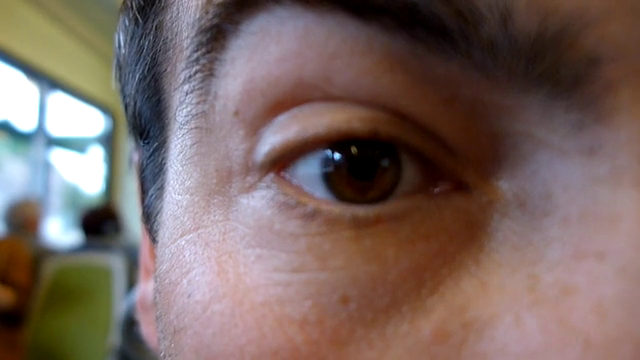
#> input picture frame 15 of OBJE TANIMA/test_images/eye_motion.mp4, 640 x 360 px, given in place of hsv.mp4, which was not available
$ python hsv_ile_nesne_saptama.py
#> lines starting #> are read from the running program, lines starting #| are printed output that depends on the picture; after the words box and inside, x2 and y2 are one past the last pixel; in counts of white or black regions, pixels touching at a corner belong together; pictures that were not available may be replaced by others from this repository, and a replacement may not be noted
import cv2
import numpy as np

def nothing(x):
    pass

cap = cv2.VideoCapture("C:\\Users\\Kader\\Desktop\\OBJE TANIMA\\test_images\\hsv.mp4")

cv2.namedWindow("Trackbar")

cv2.createTrackbar("LH","Trackbar",0,179,nothing)
#> slider 'LH' is set to 35
cv2.createTrackbar("LS","Trackbar",0,255,nothing)
#> slider 'LS' is set to 51
cv2.createTrackbar("LV","Trackbar",0,255,nothing)
#> slider 'LV' is set to 51
cv2.createTrackbar("UH","Trackbar",0,179,nothing)
#> slider 'UH' is set to 179
cv2.createTrackbar("US","Trackbar",0,255,nothing)
#> slider 'US' is set to 255
cv2.createTrackbar("UV","Trackbar",0,255,nothing)
#> slider 'UV' is set to 255


while 1:
    ret,frame=cap.read()
#> frame is the input picture: shape (360, 640, 3); mean B, G, R 97.9, 102.8, 121.2
	# hata almayı engellemek için yazarız, ret false ise hata vermeden devam eder..
    if ret is False:
        continue
    frame = cv2.resize(frame,(500,350))
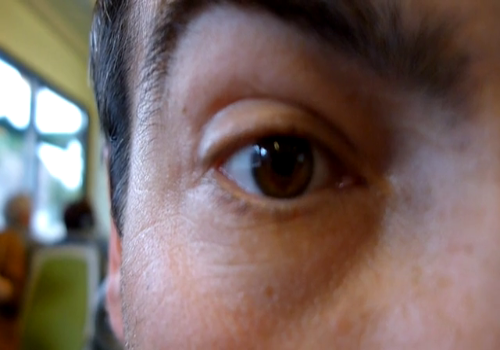
#> frame: shape (350, 500, 3); mean B, G, R 97.8, 102.7, 121
    hsv = cv2.cvtColor(frame,cv2.COLOR_BGR2HSV)
#> hsv: shape (350, 500, 3); mean H, S, V 66.5, 92.3, 126.6

    lh = cv2.getTrackbarPos("LH","Trackbar")
    ls = cv2.getTrackbarPos("LS","Trackbar")
    lv = cv2.getTrackbarPos("LV","Trackbar")
    uh = cv2.getTrackbarPos("UH","Trackbar")
    us = cv2.getTrackbarPos("US","Trackbar")
    uv = cv2.getTrackbarPos("UV","Trackbar")

    lower_blue = np.array([lh,ls,lv])
    upper_blue = np.array([uh,us,uv])

    mask = cv2.inRange(hsv,lower_blue,upper_blue)
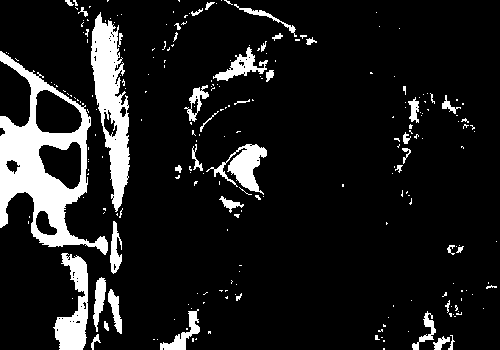
#> mask: shape (350, 500); 11.3% white; 238 white regions (195 under 20 px), largest, box (x1, y1, x2, y2) and area: (0, 51, 108, 255) 7496, (91, 12, 130, 212) 3940, (53, 253, 88, 350) 1789
    bitwise = cv2.bitwise_and(frame,frame,mask=mask)
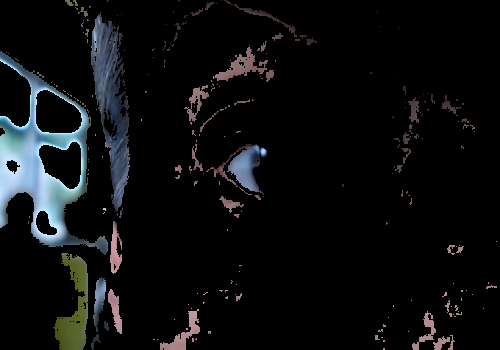
#> bitwise: shape (350, 500, 3); mean B, G, R 15, 13.9, 12.6

    cv2.imshow("frame",frame)
    cv2.imshow("mask",mask)
    cv2.imshow("bitwise",bitwise)

    if cv2.waitKey(20) & 0xFF==ord('q'):
#> (key q is pressed here)
        break

cap.release()
cv2.destroyAllWindows()

$ run again, starting later in the video
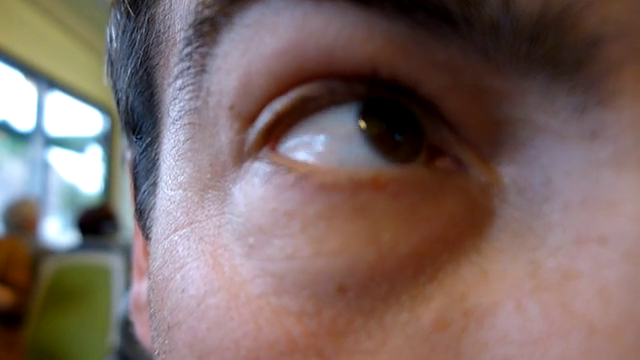
#> input picture frame 70 of OBJE TANIMA/test_images/eye_motion.mp4, 640 x 360 px, given in place of hsv.mp4, which was not available
#> frame is the input picture: shape (360, 640, 3); mean B, G, R 100.5, 104.8, 123.9
#> frame: shape (350, 500, 3)
#> hsv: shape (350, 500, 3); mean H, S, V 66.8, 90.3, 129.4
#> `mask = cv2.inRange(hsv,lower_blue,upper_blue)`:
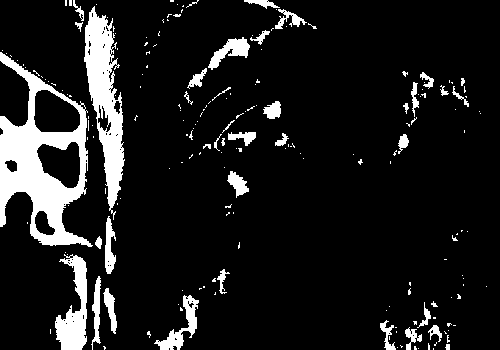
#> mask: shape (350, 500); 10.9% white; 197 white regions (157 under 20 px), largest, box (x1, y1, x2, y2) and area: (0, 52, 93, 247) 7182, (84, 6, 125, 220) 4045, (55, 254, 87, 350) 1666
#> `bitwise = cv2.bitwise_and(frame,frame,mask=mask)`:
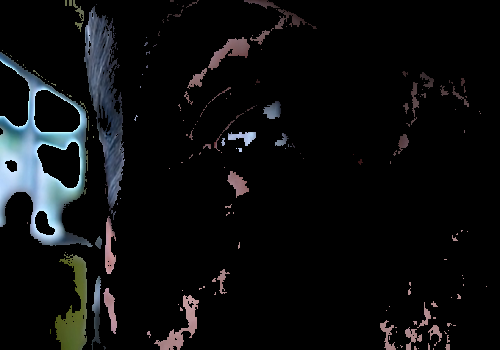
#> bitwise: shape (350, 500, 3); mean B, G, R 14.5, 13.4, 12.3

$ run again, starting later in the video
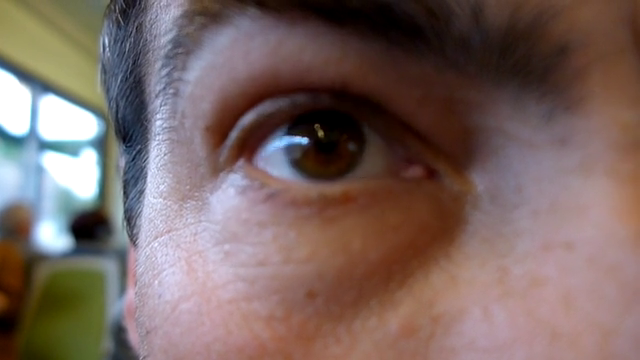
#> input picture frame 124 of OBJE TANIMA/test_images/eye_motion.mp4, 640 x 360 px, given in place of hsv.mp4, which was not available
#> frame is the input picture: shape (360, 640, 3); mean B, G, R 97.7, 102, 121.5
#> frame: shape (350, 500, 3)
#> hsv: shape (350, 500, 3); mean H, S, V 64.2, 94, 126.9
#> `mask = cv2.inRange(hsv,lower_blue,upper_blue)`:
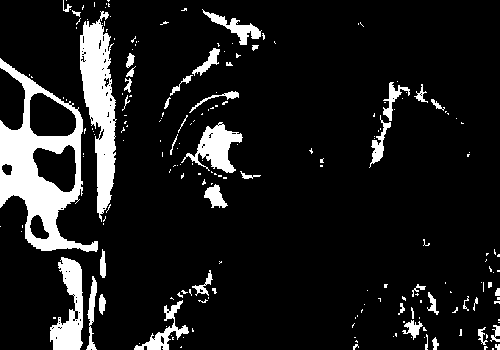
#> mask: shape (350, 500); 11.2% white; 206 white regions (162 under 20 px), largest, box (x1, y1, x2, y2) and area: (0, 58, 98, 252) 6720, (80, 11, 117, 222) 4132, (50, 257, 83, 350) 1736
#> `bitwise = cv2.bitwise_and(frame,frame,mask=mask)`:
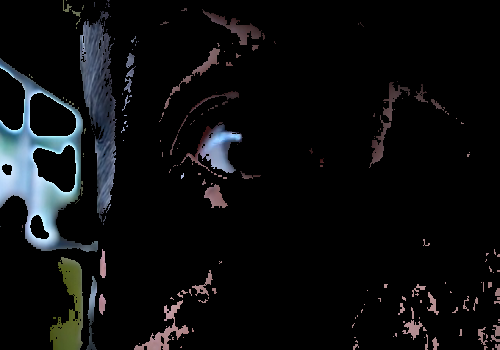
#> bitwise: shape (350, 500, 3); mean B, G, R 14.7, 13.4, 12.4
